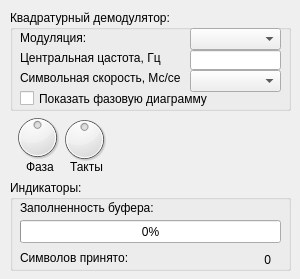
<?xml version="1.0" encoding="UTF-8"?>
<ui version="4.0">
 <class>IQdem</class>
 <widget class="Interface" name="IQdem">
  <property name="geometry">
   <rect>
    <x>0</x>
    <y>0</y>
    <width>300</width>
    <height>279</height>
   </rect>
  </property>
  <property name="windowTitle">
   <string>IQdem</string>
  </property>
  <widget class="QGroupBox" name="groupBox">
   <property name="geometry">
    <rect>
     <x>10</x>
     <y>10</y>
     <width>281</width>
     <height>101</height>
    </rect>
   </property>
   <property name="title">
    <string>Квадратурный демодулятор:</string>
   </property>
   <widget class="QCheckBox" name="phDiag">
    <property name="geometry">
     <rect>
      <x>10</x>
      <y>80</y>
      <width>201</width>
      <height>17</height>
     </rect>
    </property>
    <property name="text">
     <string>Показать фазовую диаграмму</string>
    </property>
   </widget>
   <widget class="QLabel" name="label">
    <property name="geometry">
     <rect>
      <x>10</x>
      <y>40</y>
      <width>141</width>
      <height>16</height>
     </rect>
    </property>
    <property name="text">
     <string>Центральная цастота, Гц:</string>
    </property>
   </widget>
   <widget class="QLineEdit" name="lineFreqEdit">
    <property name="geometry">
     <rect>
      <x>180</x>
      <y>40</y>
      <width>91</width>
      <height>20</height>
     </rect>
    </property>
   </widget>
   <widget class="QComboBox" name="comboSymbolRate">
    <property name="geometry">
     <rect>
      <x>180</x>
      <y>60</y>
      <width>91</width>
      <height>22</height>
     </rect>
    </property>
   </widget>
   <widget class="QLabel" name="label_2">
    <property name="geometry">
     <rect>
      <x>10</x>
      <y>60</y>
      <width>161</width>
      <height>16</height>
     </rect>
    </property>
    <property name="text">
     <string>Символьная скорость, Мс/сек</string>
    </property>
   </widget>
   <widget class="QComboBox" name="comboModulation">
    <property name="geometry">
     <rect>
      <x>180</x>
      <y>18</y>
      <width>91</width>
      <height>22</height>
     </rect>
    </property>
   </widget>
   <widget class="QLabel" name="label_7">
    <property name="geometry">
     <rect>
      <x>10</x>
      <y>20</y>
      <width>141</width>
      <height>16</height>
     </rect>
    </property>
    <property name="text">
     <string>Модуляция:</string>
    </property>
   </widget>
  </widget>
  <widget class="QGroupBox" name="groupBox_2">
   <property name="geometry">
    <rect>
     <x>10</x>
     <y>180</y>
     <width>281</width>
     <height>91</height>
    </rect>
   </property>
   <property name="title">
    <string>Индикаторы:</string>
   </property>
   <widget class="QLabel" name="label_4">
    <property name="geometry">
     <rect>
      <x>10</x>
      <y>20</y>
      <width>141</width>
      <height>16</height>
     </rect>
    </property>
    <property name="text">
     <string>Заполненность буфера:</string>
    </property>
   </widget>
   <widget class="QProgressBar" name="progress">
    <property name="geometry">
     <rect>
      <x>10</x>
      <y>40</y>
      <width>261</width>
      <height>23</height>
     </rect>
    </property>
    <property name="value">
     <number>0</number>
    </property>
   </widget>
   <widget class="QLabel" name="label_3">
    <property name="geometry">
     <rect>
      <x>10</x>
      <y>70</y>
      <width>141</width>
      <height>16</height>
     </rect>
    </property>
    <property name="text">
     <string>Символов принято:</string>
    </property>
   </widget>
   <widget class="QLabel" name="labSymbolCount">
    <property name="geometry">
     <rect>
      <x>180</x>
      <y>70</y>
      <width>81</width>
      <height>20</height>
     </rect>
    </property>
    <property name="text">
     <string>0</string>
    </property>
    <property name="alignment">
     <set>Qt::AlignRight|Qt::AlignTrailing|Qt::AlignVCenter</set>
    </property>
   </widget>
  </widget>
  <widget class="QDial" name="phaseDial">
   <property name="geometry">
    <rect>
     <x>12</x>
     <y>112</y>
     <width>51</width>
     <height>51</height>
    </rect>
   </property>
   <property name="minimum">
    <number>-200</number>
   </property>
   <property name="maximum">
    <number>200</number>
   </property>
  </widget>
  <widget class="QDial" name="clkDial">
   <property name="geometry">
    <rect>
     <x>59</x>
     <y>114</y>
     <width>51</width>
     <height>51</height>
    </rect>
   </property>
   <property name="minimum">
    <number>-200</number>
   </property>
   <property name="maximum">
    <number>200</number>
   </property>
  </widget>
  <widget class="QLabel" name="label_5">
   <property name="geometry">
    <rect>
     <x>26</x>
     <y>160</y>
     <width>46</width>
     <height>13</height>
    </rect>
   </property>
   <property name="text">
    <string>Фаза</string>
   </property>
  </widget>
  <widget class="QLabel" name="label_6">
   <property name="geometry">
    <rect>
     <x>70</x>
     <y>160</y>
     <width>46</width>
     <height>13</height>
    </rect>
   </property>
   <property name="text">
    <string>Такты</string>
   </property>
  </widget>
 </widget>
 <layoutdefault spacing="6" margin="11"/>
 <customwidgets>
  <customwidget>
   <class>Interface</class>
   <extends>QWidget</extends>
   <header>interface.h</header>
   <container>1</container>
  </customwidget>
 </customwidgets>
 <resources/>
 <connections/>
</ui>
